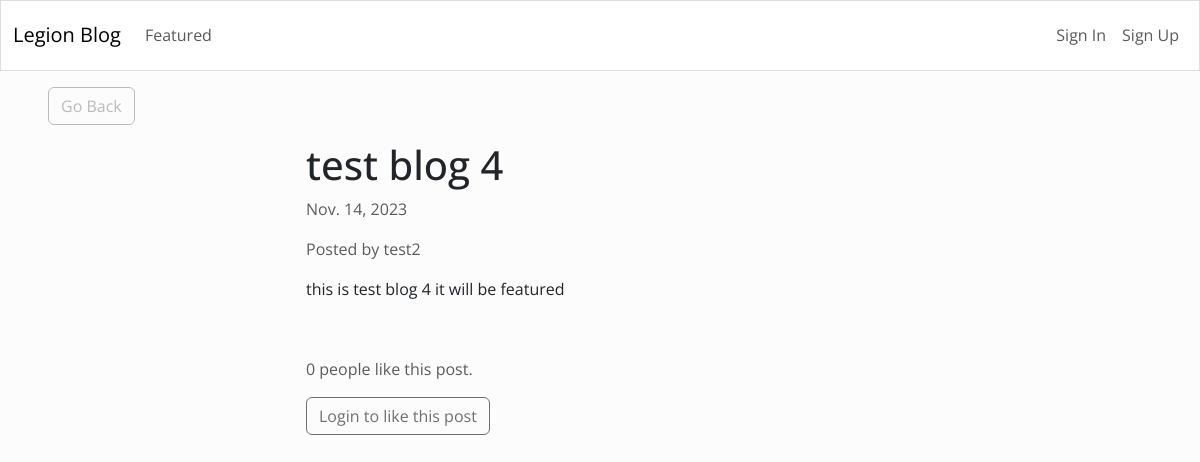
Page /4/ on the committed database.
### blog/models.py (models this page shows, shortened)
class Article(models.Model):
    title = models.CharField(max_length=255)
    content = HTMLField()
    date = models.DateField(auto_now_add=True)
    author = models.ForeignKey(User, on_delete=models.CASCADE)
    featured = models.BooleanField(default=False)
    likes = models.ManyToManyField(User, related_name="likes", blank=True)

### blog/views.py (the view)
# urls.py: path('<int:pk>/', DetailArticleView.as_view(), name='detail_article'),
class DetailArticleView(DetailView):
    model = Article
    template_name = 'blog/blog_post.html'
    def get_context_data(self, *args, **kwargs):
        context = super(DetailArticleView, self).get_context_data(*args, **kwargs)
        context['liked_by_user'] = False
        article = Article.objects.get(id=self.kwargs.get('pk'))
        if article.likes.filter(pk=self.request.user.id).exists():
            context['liked_by_user'] = True
        return context

### blog/templates/blog/blog_post.html (shortened to what this page needs)
{% extends 'blog/base.html' %} {% block content %}
<div class="row">
    <div class="col-md-4 col-12 mx-md-5 mx-2 mt-md-3 my-3">
        <a href="{% url 'index' %}" class="btn btn-outline-secondary"
            >Go Back</a
        >
    </div>
</div>
<div class="row">
    <div class="col-md-6 col-11 mx-auto mb-3 pb-2 mx-3">
        <h1>{{ object.title }}</h1>
        <p class="text-muted">{{object.date}}</p>
        <p class="text-muted">Posted by {{object.author.username}}</p>
            <div >{{ object.content|safe }}</div>
    </div>
</div>
<div class="row my-3">
    <div class="col-md-6 col-12 mx-md-auto mx-3">
        {% if object.likes.count == 1 %}
            <p class="text-muted">{{object.likes.count}} person likes this post.</p>
        {% else %}
            <p class="text-muted">{{object.likes.count}} people like this post.</p>
        {% endif %}
        {% if request.user.is_authenticated %}
            {% if liked_by_user %}
                <form method="POST" action="{% url 'like_article' object.id %}">
                    {% csrf_token %}
                    <button class="btn btn-outline-primary"><ion-icon name="heart-dislike-outline"></ion-icon> Unlike this post</button>
                </form>
            {% else %}
                <form method="POST" action="{% url 'like_article' object.id %}">
                    {% csrf_token %}
                <button class="btn btn-outline-primary"><ion-icon name="heart-outline"></ion-icon> Like this post</button>
            </form>
            {% endif %}
        {% else %}
            <button class="btn btn-outline primary" disabled>
                 Login to like this post
            </button>
        {% endif %}
    </div>
</div>
{% endblock %}

### rows in the picture
Article: title "test blog 4", date "Nov. 14, 2023", author.username "test2", content "this is test blog 4 it will be featured", likes.count "0"
